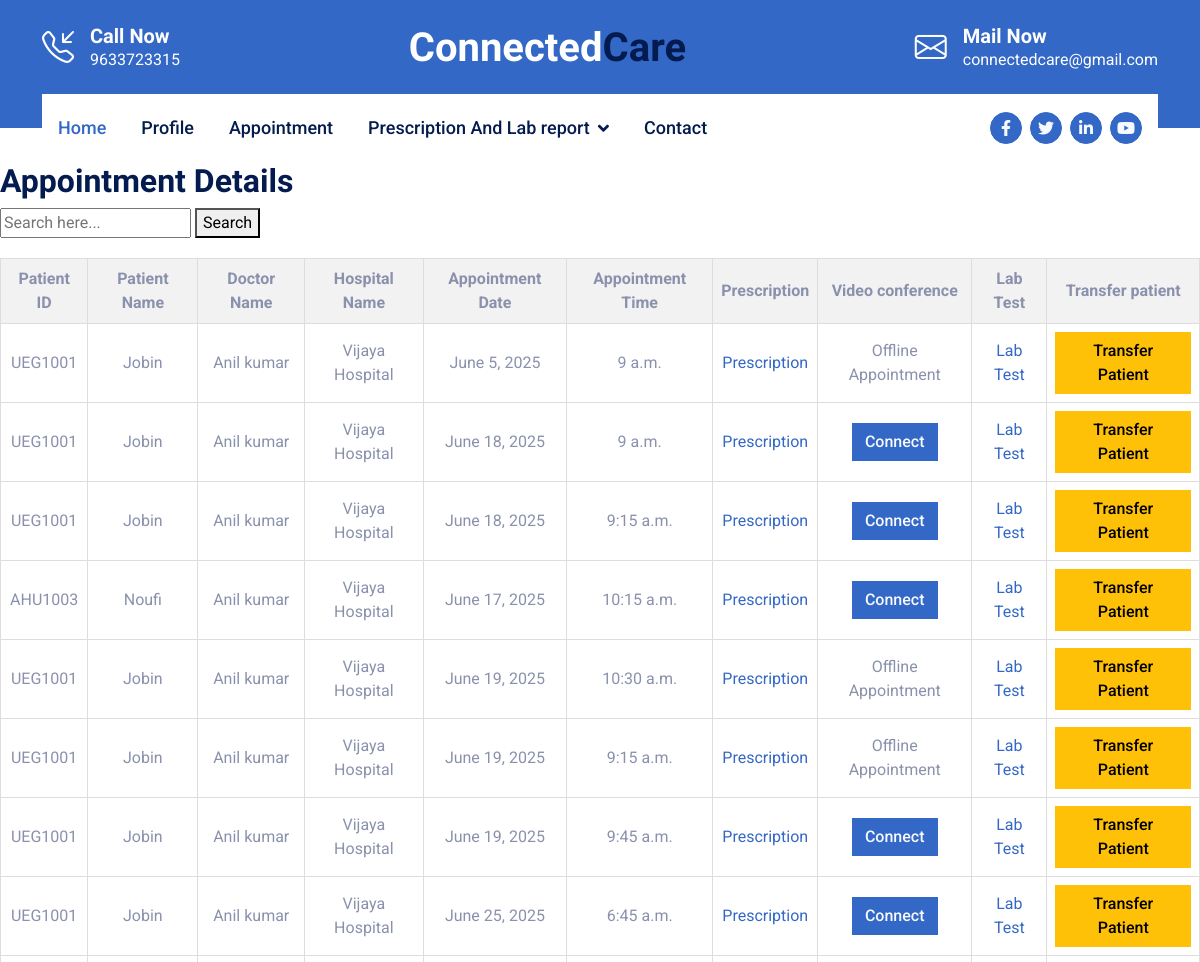
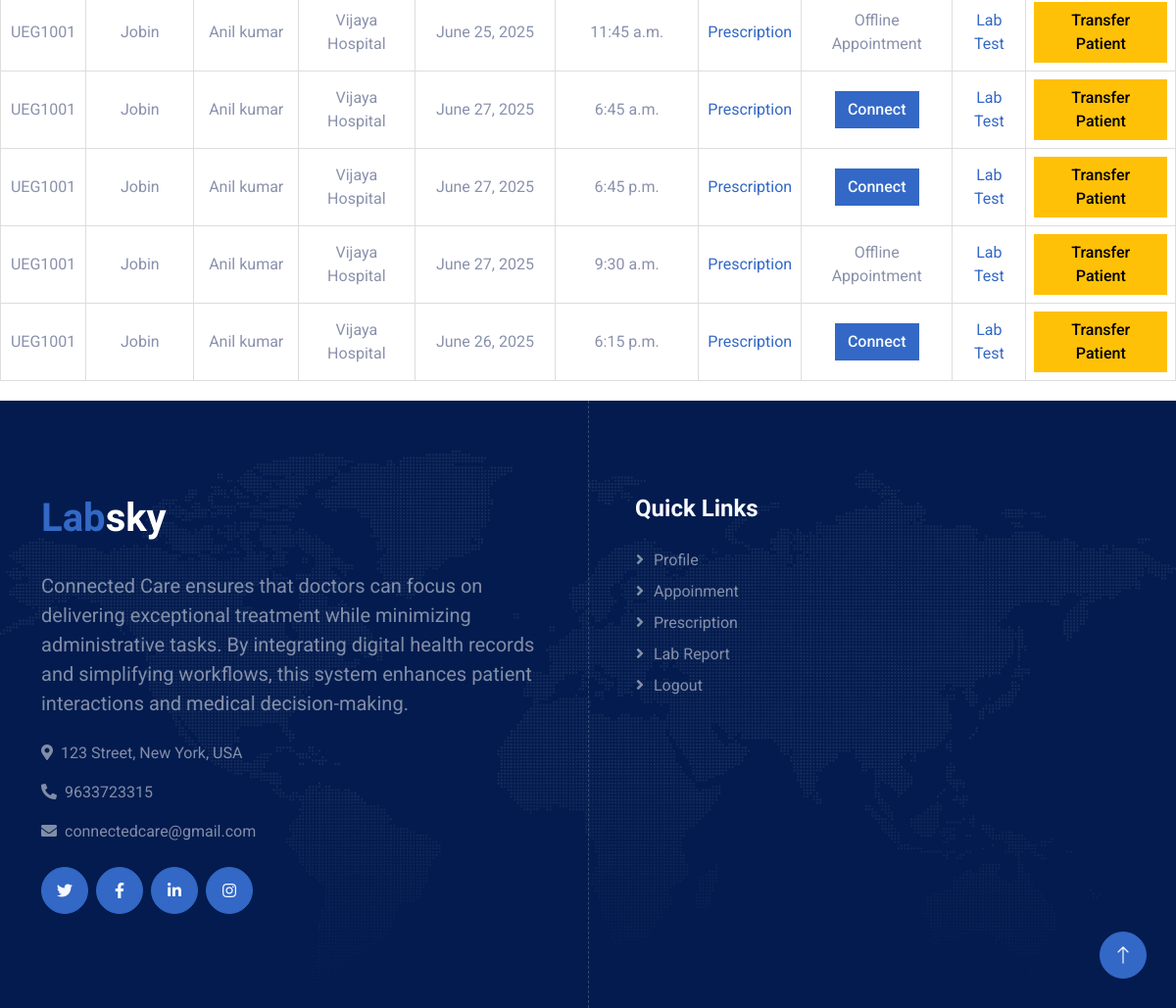
Screenshot of /doctor_pat_show (signed in) with the database file from the repository (2 pictures, top to bottom).
### hosp_app/models.py (models this page shows, shortened)
class Appointment(models.Model):
    pat_id=models.ForeignKey(Patient,on_delete=models.CASCADE)
    doc_id=models.ForeignKey(Doctor,on_delete=models.CASCADE)
    hosp_id=models.ForeignKey(Hosp,on_delete=models.CASCADE)
    book_date=models.DateField()
    book_time=models.TimeField()
    cancel=models.CharField(max_length=100)
    appointment_type = models.CharField(max_length=10,choices=[("Online", "Online"), ("Offline", "Offline")],blank=True,null=True)
    pres = models.CharField(max_length=100, blank=True, null=True)
    curr_date=models.DateTimeField(auto_now_add=True)
    url=models.CharField(max_length=100,null=True, blank=True)
    status=models.IntegerField(default=0,null=True, blank=True)

class Patient(models.Model):
    name = models.CharField(max_length=100)
    address = models.CharField(max_length=100)
    gender = models.CharField(max_length=100)
    age = models.CharField(max_length=100)
    contact = models.CharField(max_length=100)
    loginid = models.ForeignKey(Login, on_delete=models.CASCADE)
    pr_number = models.CharField(max_length=15, unique=True, blank=True, null=True)

class Doctor(models.Model):
    uploaded_image = models.ImageField(upload_to='images/', blank=True, null=True)
    name=models.CharField(max_length=100)
    gender=models.CharField(max_length=100)
    age=models.CharField(max_length=100)
    specification=models.CharField(max_length=100)
    exp=models.CharField(max_length=100)
    qualif=models.CharField(max_length=100)
    contact=models.CharField(max_length=100)
    con_fee=models.CharField(max_length=100)
    hosp_name=models.ForeignKey(Hosp,on_delete=models.CASCADE)
    loginid=models.ForeignKey('Login',on_delete=models.CASCADE)

class Hosp(models.Model):
    name=models.CharField(max_length=100)
    address=models.CharField(max_length=100)
    dist=models.CharField(max_length=100)
    city=models.CharField(max_length=100)
    contact=models.CharField(max_length=100)
    loginid=models.ForeignKey('Login',on_delete=models.CASCADE)

### hosp_app/views.py (the view)
# urls.py: path('doctor_pat_show',views.doctor_pat_show,name='doctor_pat_show'),
def doctor_pat_show(request):
    if 'user_id' in request.session:
        a = request.session.get('user_id')
        if not a:
            return redirect('login')
        doc = get_object_or_404(Doctor, loginid=a)
        pat_show = Appointment.objects.filter(doc_id=doc)
        return render(request, 'pat_app_doc.html', {'pat_show': pat_show})
    else:
        return redirect('login')

### hosp_app/templates/pat_app_doc.html (shortened to what this page needs)
{% extends "doc_header.html" %}
{% block content %}
<!DOCTYPE html>
<html>
<head>
</head>
<body>
<h2>Appointment Details</h2>
<form method="get">
    <input type="text" name="search" placeholder="Search here..." />
    <button type="submit">Search</button>
</form>
<table>
    <thead>
        <tr>
            <th>Patient ID</th>
            <th>Patient Name</th>
            <th>Doctor Name</th>
            <th>Hospital Name</th>
            <th>Appointment Date</th>
            <th>Appointment Time</th>
            <th>Prescription</th>
            <th>Video conference</th>
            <th>Lab Test</th>
            <th>Transfer patient</th>
        </tr>
    </thead>
    <tbody>
        {% for i in pat_show %}
        <tr>
            <td>{{ i.pat_id.pr_number }}</td>
            <td>{{ i.pat_id.name }}</td>
            <td>{{ i.doc_id.name }}</td>
            <td>{{ i.hosp_id.name }}</td>
            <td>{{ i.book_date }}</td>
            <td>{{ i.book_time }}</td>
            <td><a href="{% url 'presc_add' i.id%}">Prescription</a></td>
            {% if i.appointment_type == "Online" %}
                <td><a href="{% url 'web_con' i.id %}" class="btn btn-primary">Connect</a></td>
            {% else %}
                <td>Offline Appointment</td>
            {% endif %}
            <td><a href="{% url 'lab_doc_show' i.id%}">Lab Test</a></td>
            <td><a href="{% url 'transfer_patient' i.id %}" class="btn btn-warning">Transfer Patient</a></td>
        </tr>
        {% empty %}
        <tr>
            <td colspan="5">No appointments found.</td>
        </tr>
        {% endfor %}
    </tbody>
</table>
</body>
</html>
{% endblock %}

### hosp_app/static/doc_main/css/style.css (style rules this page uses)
.btn { transition: .5s; font-weight: 500; }
.btn-primary, .btn-outline-primary:hover { color: var(--bs-light); }

### hosp_app/templates/pat_app_doc.html (style rules this page uses)
table { width: 100%; border-collapse: collapse; margin: 20px 0; }
th, td { border: 1px solid #dddddd; text-align: center; padding: 8px; }
th { background-color: #f2f2f2; }

### rows the page displays
Appointment: pat_id.pr_number "UEG1001", pat_id.name "Jobin", doc_id.name "Anil kumar", hosp_id.name "Vijaya Hospital", book_date "June 5, 2025", book_time "9 a.m.", appointment_type "Offline Appointment"
Appointment: pat_id.pr_number "UEG1001", pat_id.name "Jobin", doc_id.name "Anil kumar", hosp_id.name "Vijaya Hospital", book_date "June 18, 2025", book_time "9 a.m.", appointment_type "Connect"
Appointment: pat_id.pr_number "UEG1001", pat_id.name "Jobin", doc_id.name "Anil kumar", hosp_id.name "Vijaya Hospital", book_date "June 18, 2025", book_time "9:15 a.m.", appointment_type "Connect"
Appointment: pat_id.pr_number "AHU1003", pat_id.name "Noufi", doc_id.name "Anil kumar", hosp_id.name "Vijaya Hospital", book_date "June 17, 2025", book_time "10:15 a.m.", appointment_type "Connect"
Appointment: pat_id.pr_number "UEG1001", pat_id.name "Jobin", doc_id.name "Anil kumar", hosp_id.name "Vijaya Hospital", book_date "June 19, 2025", book_time "10:30 a.m.", appointment_type "Offline Appointment"
Appointment: pat_id.pr_number "UEG1001", pat_id.name "Jobin", doc_id.name "Anil kumar", hosp_id.name "Vijaya Hospital", book_date "June 19, 2025", book_time "9:15 a.m.", appointment_type "Offline Appointment"
Appointment: pat_id.pr_number "UEG1001", pat_id.name "Jobin", doc_id.name "Anil kumar", hosp_id.name "Vijaya Hospital", book_date "June 19, 2025", book_time "9:45 a.m.", appointment_type "Connect"
Appointment: pat_id.pr_number "UEG1001", pat_id.name "Jobin", doc_id.name "Anil kumar", hosp_id.name "Vijaya Hospital", book_date "June 25, 2025", book_time "6:45 a.m.", appointment_type "Connect"
Appointment: pat_id.pr_number "UEG1001", pat_id.name "Jobin", doc_id.name "Anil kumar", hosp_id.name "Vijaya Hospital", book_date "June 25, 2025", book_time "11:45 a.m.", appointment_type "Offline Appointment"
Appointment: pat_id.pr_number "UEG1001", pat_id.name "Jobin", doc_id.name "Anil kumar", hosp_id.name "Vijaya Hospital", book_date "June 27, 2025", book_time "6:45 a.m.", appointment_type "Connect"
Appointment: pat_id.pr_number "UEG1001", pat_id.name "Jobin", doc_id.name "Anil kumar", hosp_id.name "Vijaya Hospital", book_date "June 27, 2025", book_time "6:45 p.m.", appointment_type "Connect"
Appointment: pat_id.pr_number "UEG1001", pat_id.name "Jobin", doc_id.name "Anil kumar", hosp_id.name "Vijaya Hospital", book_date "June 27, 2025", book_time "9:30 a.m.", appointment_type "Offline Appointment"
Appointment: pat_id.pr_number "UEG1001", pat_id.name "Jobin", doc_id.name "Anil kumar", hosp_id.name "Vijaya Hospital", book_date "June 26, 2025", book_time "6:15 p.m.", appointment_type "Connect"
